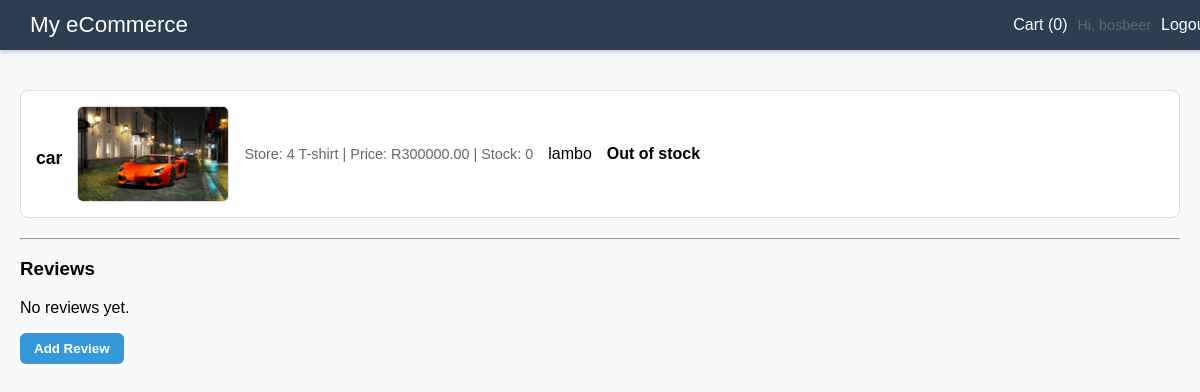
Page /products/2/ (signed in) on the committed database.
### ecommerce/models.py (models this page shows, shortened)
class Product(models.Model):
    store = models.ForeignKey(Store, on_delete=models.CASCADE, related_name='products')
    name = models.CharField(max_length=255)
    description = models.TextField()
    price = models.DecimalField(max_digits=10, decimal_places=2)
    stock = models.PositiveIntegerField(default=0)
    image = models.ImageField(upload_to='product_images/', blank=True, null=True)

class Store(models.Model):
    name = models.CharField(max_length=100)
    description = models.TextField(blank=True)
    logo = models.ImageField(upload_to="store_logos/", blank=True, null=True)
    vendor = models.ForeignKey(User, on_delete=models.CASCADE)

### ecommerce/views.py (the view)
# urls.py: path("products/<int:pk>/", views.product_detail, name="product_detail"),
def product_detail(request, pk):
    product = get_object_or_404(Product, pk=pk)
    reviews = product.reviews.select_related("user").all()
    return render(
        request,
        "ecommerce/product_detail.html",
        {"product": product, "reviews": reviews},
    )

### ecommerce/context_processors.py (called while the page is built)
def user_role(request):
    is_vendor = False
    if request.user.is_authenticated:
        is_vendor = request.user.groups.filter(name='Vendor').exists()
    return {
        'is_vendor': is_vendor,
    }

### ecommerce/templates/ecommerce/product_detail.html (shortened to what this page needs)
{% extends "ecommerce/index.html" %}
{% block content %}
<div class="card">
    <h2 class="product-title">{{ product.name }}</h2>
    {% if product.image %}
        <img class="product-image" src="{{ product.image.url }}" alt="{{ product.name }}">
    {% endif %}
    <div class="small">
        Store: {{ product.store.name }} | Price: R{{ product.price }} | Stock: {{ product.stock }}
    </div>
    <p>{{ product.description|default:"No description available." }}</p>
    {% if product.stock > 0 %}
    <form method="post" action="{% url 'ecommerce:add_to_cart' product.id %}">
        {% csrf_token %}
        <label for="quantity">Quantity:</label>
        <input type="number" name="quantity" id="quantity" value="1" min="1" max="{{ product.stock }}">
        <button type="submit">Add to Cart</button>
    </form>
    {% else %}
        <p><strong>Out of stock</strong></p>
    {% endif %}
</div>
<hr>
<h3>Reviews</h3>
{% if reviews %}
    {% for review in reviews %}
        <div class="card">
            <p>{{ review.text }}</p>
            <div class="small">By {{ review.user.username }} {% if review.verified %}(Verified Purchase){% endif %}</div>
        </div>
    {% endfor %}
{% else %}
    <p>No reviews yet.</p>
{% endif %}
{% if request.user.is_authenticated %}
    <a href="{% url 'ecommerce:add_review' product.id %}">
        <button>Add Review</button>
    </a>
{% else %}
    <p><a href="{% url 'ecommerce:login' %}">Login</a> to add a review.</p>
{% endif %}
{% endblock %}

### ecommerce/templates/ecommerce/index.html (shortened to what this page needs)
<!DOCTYPE html>
<html lang="en">
<head>
</head>
<body>
  <nav class="nav">
    <div class="logo">
      <a href="{% url 'ecommerce:product_list' %}">My eCommerce</a>
    </div>
    <div class="links">
      <a href="{% url 'ecommerce:view_cart' %}">Cart ({{ request.session.cart|length|default:"0" }})</a>
      {% if request.user.is_authenticated %}
        <span class="small">Hi, {{ request.user.username }}</span>
        <a href="{% url 'ecommerce:logout' %}">Logout</a>
      {% else %}
        <a href="{% url 'ecommerce:login' %}">Login</a>
        <a href="{% url 'ecommerce:register' %}">Register</a>
      {% endif %}
    </div>
  </nav>
  <div class="container">
    {% block content %}{% endblock %}
  </div>
</body>
</html>

### ecommerce/templates/ecommerce/index.html (style rules this page uses)
body { font-family: Arial, Helvetica, sans-serif; margin: 0; padding: 0; background: #f8f9fa; }
.nav { background: #2c3e50; color: white; padding: 12px 20px; display: flex; align-items: center; justify-content: space-between; position: fixed; width: 100%; top: 0; z-index: 100; box-shadow: 0 2px 5px rgba(0,0,0,0.2); }
.nav .logo { font-weight: bold; font-size: 1.4rem; }
.nav a { color: white; text-decoration: none; margin: 0 10px; font-weight: 500; }
.nav .links { display: flex; align-items: center; }
.container { padding: 90px 20px 20px 20px; max-width: 1200px; margin: 0 auto; }
.card { background: white; border: 1px solid #ddd; padding: 15px; border-radius: 8px; margin-bottom: 20px; display: flex; gap: 15px; align-items: center; transition: transform 0.2s ease; }
.product-title { font-weight: bold; font-size: 1.1rem; margin-bottom: 6px; }
.small { font-size: 0.9rem; color: #666; }
button { padding: 8px 14px; border: none; background: #3498db; color: white; border-radius: 6px; cursor: pointer; font-weight: bold; transition: background 0.2s ease; }
.product-image { max-width: 150px; max-height: 150px; object-fit: cover; border-radius: 6px; border: 1px solid #ddd; }

### rows in the picture
Product: name "car", image (picture), store.name "4 T-shirt", price "300000.00", stock "0", description "lambo"

### other values in the picture
{{ request.session.cart|length|default:"0" }} "0"
{{ request.user.username }} "bosbeer"
